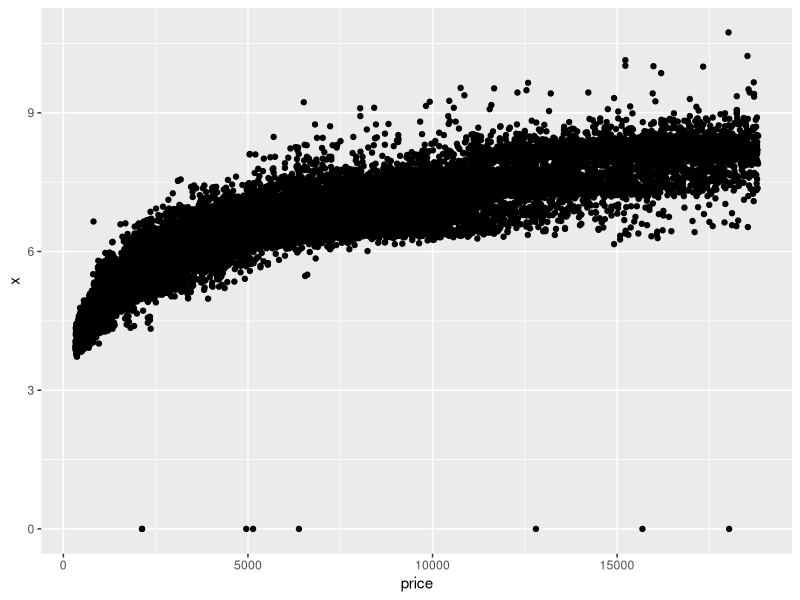

This figure's R source:
## ---- chunk 1
# You need to run these commands each time you launch RStudio to access the diamonds data set. RStudio won't remember which packages and data sets you loaded unless you change your preferences or save your workspace. 
setwd("~/Desktop/Nanodegrees/Data Analyst/Task 4/Data Analysis with R/Explore Two Variables/Files/")
library(ggplot2) # must load the ggplot package first 
data(diamonds) # loads the diamonds data set since it comes with the ggplot package 
summary(diamonds)

ggplot(aes(price, x), data = diamonds) +
  geom_point()
